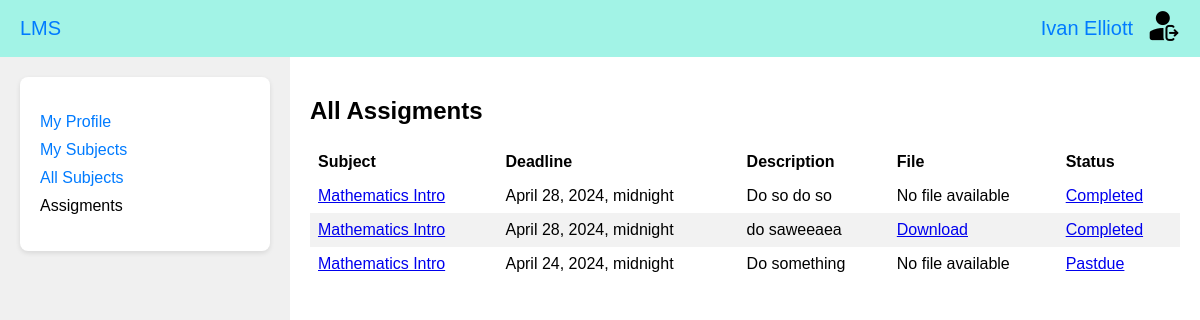
/assigments/ (signed in), run on the app's committed database.
### accounts_app/models.py (models this page shows, shortened)
class CustomUser(AbstractUser):
    username = None
    email = models.EmailField(_("email address"), unique=True)
    first_name = models.CharField(
        max_length=100, null=False, blank=False, verbose_name=_("First Name")
    )
    last_name = models.CharField(
        max_length=100, null=False, blank=False, verbose_name=_("Last Name")
    )
    passport_number = models.CharField(
        max_length=11, null=False, blank=False, verbose_name=_("Personal Number")
    )
    USERNAME_FIELD = "email"
    REQUIRED_FIELDS = ["first_name", "last_name", "passport_number"]
    objects = CustomUserManager()

### universities_app/models.py (models this page shows)
class Assignment(models.Model):
    lecturer = models.ForeignKey(
        "Lecturer", on_delete=models.CASCADE, verbose_name=_("Lecturer")
    )
    assignment_file = models.FileField(
        verbose_name=_("Assignment file"), upload_to="Assignments/",
        blank=True
    )
    description = models.TextField(verbose_name=_("Description"))
    deadline = models.DateTimeField(verbose_name=_("Deadline"))
    class Meta:
        verbose_name = _("Assignment")
        verbose_name_plural = _("Assignments")
    def is_in_time(self):
        return self.deadline > timezone.now()
    def is_past_due(self):
        return self.deadline < timezone.now()

class Subject(models.Model):
    name = models.CharField(max_length=200, verbose_name=_("Subject name"), unique=True)
    description = models.TextField(verbose_name=_("Description"))
    syllabus = models.FileField(verbose_name=_("Syllabus"), upload_to="syllabus/")
    faculties = models.ManyToManyField("Faculty", verbose_name=_("Faculties"))
    lecturer = models.OneToOneField(
        "Lecturer", on_delete=models.CASCADE, verbose_name=_("Lecturer")
    )
    student = models.ManyToManyField(
        "Student",
        verbose_name=_("Student"),
        limit_choices_to={"id__lte": 7},
        blank=True,
    )
    class Meta:
        verbose_name = _("Subject")
        verbose_name_plural = _("Subjects")
    def __str__(self):
        return self.name

### universities_app/views.py (the view)
# urls.py: path('assigments/', AssigmentsView.as_view(), name='assigments'),
@method_decorator(login_required(login_url='/'), name='dispatch')
class AssigmentsView(ListView):
    template_name = 'universities_app/assigments.html'
    model = Assignment
    context_object_name = 'assignments'
    def get_queryset(self):
        user = self.request.user
        if hasattr(user, 'student'):
            subjects = user.student.subject_set.all()
            queryset = Assignment.objects.filter(lecturer__subject__in=subjects).order_by('-deadline').distinct()
        elif hasattr(user, 'lecturer'):
            queryset = Assignment.objects.filter(lecturer=user.lecturer).order_by('-deadline')
        return queryset
    def get_context_data(self, **kwargs):
        user = self.request.user
        context = super().get_context_data(**kwargs)
        context['now'] = timezone.now()
        if hasattr(user, 'lecturer'):
            context['role'] = 'Lecturer'
            context['max_students'] = Student.objects.filter(subject=user.lecturer.subject).count()
        elif hasattr(user, 'student'):
            context['role'] = 'Student'
            assignments = context['assignments']
            assignment_responses_exist = {}
            for assignment in assignments:
                if assignment.assignmentresponse_set.filter(student=user.student).exists():
                    assignment_responses_exist[assignment.id] = assignment.assignmentresponse_set.filter(
                        student=user.student).exists()
            context['assignment_responses_exist'] = assignment_responses_exist
        return context

### templates/universities_app/assigments.html (shortened to what this page needs)
{% load static %}
<!DOCTYPE html>
<html lang="en">
<head>
    <link rel="stylesheet" href="{% static 'css/main_styles.css' %}?v=2">
</head>
<body>
    {% include 'menu.html' %}
    <div class="main-page">
        <div class="main-page-content">
            <div class="sidebar">
                <div class="box">
                    <ul>
                        <li><a href="{% url 'profile' %}">My Profile</a></li>
                        <li><a href="{% url 'subjects' %}">My Subjects</a></li>
                        <li><a href="{% url 'all_subjects' %}"> All Subjects</a></li>
                        <li><a href="{% url 'assigments' %}" class="selected">Assigments</a></li>
                    </ul>
                </div>
            </div>
            <div class="content">
                    <h2>All Assigments</h2>
                    <table>
                        <thead>
                          <tr>
                            <th>Subject</th>
                            <th>Deadline</th>
                    {% if role == 'Lecturer' %}
                            <th>Status</th>
                          </tr>
                      </thead>
                    <div class="subjects-button">
                        <a href={% url 'create_assigments' %} class="button">Add Assigments</a>
                    </div>
                        <tbody>
                            {% for assignment in assignments %}
                            <tr>
                              <td><a href="{% url 'subject' assignment.lecturer.subject.id %}">{{ assignment.lecturer.subject }}</a></td>
                              <td>{{ assignment.deadline }}</td>
                              <td>
                                <a href="{% url 'assigment' assignment.id %}">{{ assignment.assignmentresponse_set.count }}/{{ max_students }} </a>
                              </td>
                            </tr>
                          {% endfor %}
                        </tbody>
                    </table>
                    {% elif role == 'Student' %}
                              <th>Description</th>
                              <th>File</th>
                              <th>Status</th>
                            </tr>
                          </thead>
                        <tbody>
                            {% for assignment in assignments %}
                            <tr>
                              <td><a href="{% url 'subject' assignment.lecturer.subject.id %}">{{ assignment.lecturer.subject }}</a></td>
                              <td>{{ assignment.deadline }}</td>
                              <td>{{ assignment.description }}</td>
                              <td>
                                {% if assignment.assignment_file %}
                                    <a href="{{ assignment.assignment_file.url }}" download>Download</a>
                                {% else %}
                                    No file available
                                {% endif %}
                              </td>
                              <td>
                                  {% if assignment.is_in_time %}
                                  {% if assignment.id in assignment_responses_exist %}
                                      <a href="{% url 'assigment_response_edit' assignment.assignmentresponse_set.first.id %}">Completed </a>
                                    {% else %}
                                        <a href="{% url 'assigment_response_new' assignment.id %}">Forthcoming </a>
                                    {% endif %}
                                  {% elif assignment.is_past_due %}
                                    {% if assignment.id in assignment_responses_exist %}
                                      <a href="{% url 'assigment_response_edit' assignment.assignmentresponse_set.first.id %}">Pastdue </a>
                                    {% else %}
                                        <a href="{% url 'assigment_response_new' assignment.id %}">Pastdue </a>
                                    {% endif %}
                                  {% else %}
                                    {% if assignment.id in assignment_responses_exist %}
                                      <a href="{% url 'assigment_response_edit' assignment.id %}">Completed in time </a>
                                    {% else %}
                                      <a href="{% url 'assigment_response_new' assignment.id %}">Completed in time </a>
                                    {% endif %}
                                  {% endif %}
                              </td>
                            </tr>
                          {% endfor %}
                        </tbody>
                    </table>
                    {% endif %}
            </div>
        </div>
    </div>
</body>
</html>

### templates/menu.html
{% load static %}
<div class="top-bar">
    <div class="university">
        <a href="{% url 'main' %}">LMS</a>
    </div>
    <div class="user-info">
        <a href="{% url 'profile' %}" class="user-profile">
            {{ user.first_name }} {{ user.last_name }}
        </a>
        <a href="{% url 'logout' %}">
            <img src="{% static 'images/logout.png' %}" alt="Logout">
        </a>
    </div>
</div>

### static/css/main_styles.css (style rules this page uses)
body { margin: 0; padding: 0; font-family: Arial, sans-serif; }
.top-bar { background-color: #a2f3e6; color: #007bff; padding: 10px 20px; display: flex; justify-content: space-between; align-items: center; font-size: 20px; }
.university a, .user-info a { color: #007bff; text-decoration: none; }
.user-info { display: flex; align-items: center; }
.user-profile { margin-right: 15px; }
.main-page { display: flex; flex-direction: column; height: 100vh; }
.main-page-content { display: flex; flex: 1; }
.sidebar { width: 250px; background-color: #f0f0f0; padding: 20px; }
.content { flex: 1; padding: 20px; }
.box { background-color: #ffffff; padding: 20px; border-radius: 8px; box-shadow: 0 2px 5px rgba(0, 0, 0, 0.1); }
.box ul { list-style-type: none; padding: 0; }
.box li { margin-bottom: 10px; }
.box a { text-decoration: none; color: #007bff; }
.box a.selected { color: #000000; }

### templates/universities_app/assigments.html (style rules this page uses)
table { border-collapse: collapse; width: 100%; }
th, td { text-align: left; padding: 8px; }
tr:nth-child(even) { background-color: #f2f2f2; }
.main-page-content { display: flex; justify-content: space-between; }

### data on the page
CustomUser: first_name "Ivan", last_name "Elliott"
Assignment: lecturer.subject "Mathematics Intro", deadline "April 28, 2024, midnight", description "Do so do so", assignment_file "No file available", shows "Completed"
Assignment: lecturer.subject "Mathematics Intro", deadline "April 28, 2024, midnight", description "do saweeaea", shows "Completed"
Assignment: lecturer.subject "Mathematics Intro", deadline "April 24, 2024, midnight", description "Do something", assignment_file "No file available", shows "Pastdue"
